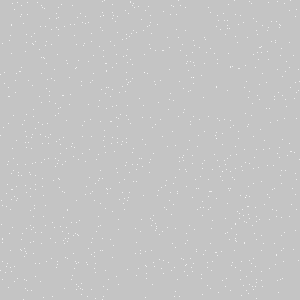
Frame 1 (no input)
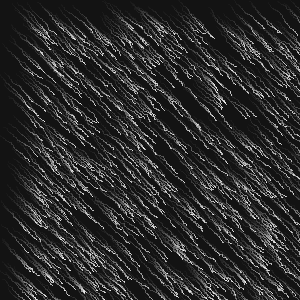
Frame 60 (the mouse pressed at the canvas centre just before this capture)
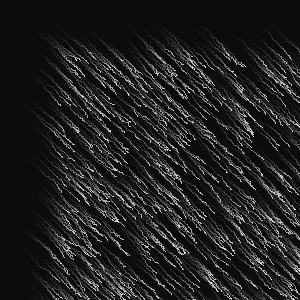
Frame 120 (the mouse held since frame 60 and released just before this capture)

The Processing sketch that drew these frames (run headless with seeded random() and noise(); from frame 60 on, the mouse is pressed at the canvas centre):

// Processing sketch: ex06_01_05
// ── ex06_01_05.pde
// 랜덤하지만 방향성을 가진 1000개의 점

int num = 1000;
float[] x = new float[num];
float[] y = new float[num];

void setup() {
  size(300, 300);
  for (int i = 0; i < num; i++) {
    x[i] = random(width);
    y[i] = random(height);
  }
}

void draw() {
  // 페이딩 효과
  noStroke();
  fill(0, 10);
  rect(0, 0, width, height);

  for (int i = 0; i < num; i++) {
    stroke(255);
    point(x[i], y[i]);
    // 랜덤 움직임의 방향성
    x[i] += random(1.0);
    y[i] += random(1.0);
  }
}
